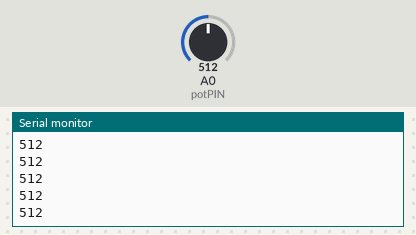
Simulated run of this sketch. Board: Arduino Uno, built with avr-gcc and run on an emulated ATmega328P. Shown: the last lines printed to the serial monitor. The inputs (shaded band) are chosen by the test bench; at power-on: A0 (potPIN) = 512.

Above: at 1.2 s.
1.3 s: A0 (potPIN) set to 716
At 2.2 s:
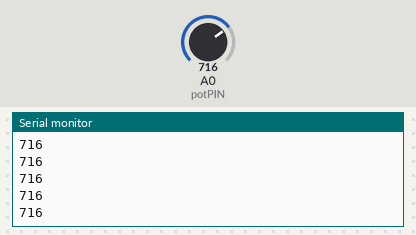
2.8 s: A0 (potPIN) set to 900
At 3.8 s:
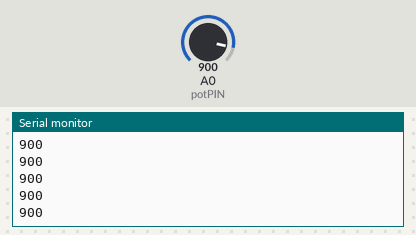
Timing chart, 0 to 5.8 s (numbered marks = the images above; inputs shaded):
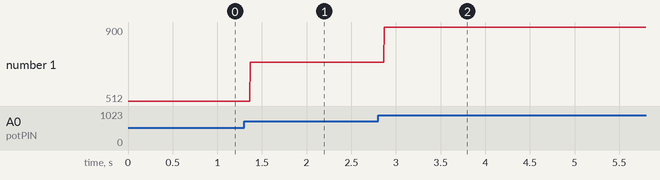

Measured:
- after the input at 1.3 s, the serial monitor: prints a new line after 0.07 s (image 1)
- after the input at 2.8 s, the serial monitor: prints a new line after 0.07 s (image 2)
- plotted number 1: 512 → 716 after the input at 1.3 s, 716 → 900 after the input at 2.8 s

The sketch:

Rotary_Pot.ino
```cpp
/*
  Purpose: Basic example of the Seead Rotary Potentiometer input sensor
  Notes: Below the main code is a more advanced example that uses voltage input to measure the ange of motion
  Author: Ben Jones 13/7/23
  Contact: benjmain.jones21@det.nsw.edu.au
  Source: https://wiki.seeedstudio.com/Grove-Rotary_Angle_Sensor/
*/

static unsigned int potPIN = A0;

void setup()
{
    Serial.begin(9600);
    pinMode(potPIN, INPUT);
}

void loop()
{
  Serial.println(analogRead(potPIN));
}


/*

//macro definitions of Rotary angle sensor and LED pin
#define ROTARY_ANGLE_SENSOR A0
#define LED 3  //the Grove - LED is connected to PWM pin D3 of Arduino
#define ADC_REF 5 //reference voltage of ADC is 5v.If the Vcc switch on the seeeduino
#define GROVE_VCC 5 //VCC of the grove interface is normally 5v
#define FULL_ANGLE 300 //full value of the rotary angle is 300 degrees

void setup()
{
    Serial.begin(9600);
    pinMode(ROTARY_ANGLE_SENSOR, INPUT);
    pinMode(LED,OUTPUT);
}

void loop()
{
    float voltage;
    int sensor_value = analogRead(ROTARY_ANGLE_SENSOR);
    voltage = (float)sensor_value*ADC_REF/1023;
    float degrees = (voltage*FULL_ANGLE)/GROVE_VCC;
    Serial.println("The angle between the mark and the starting position:");
    Serial.println(degrees);

    int brightness;
    brightness = map(degrees, 0, FULL_ANGLE, 0, 255);
    analogWrite(LED,brightness);
    delay(500);
}
*/
```
